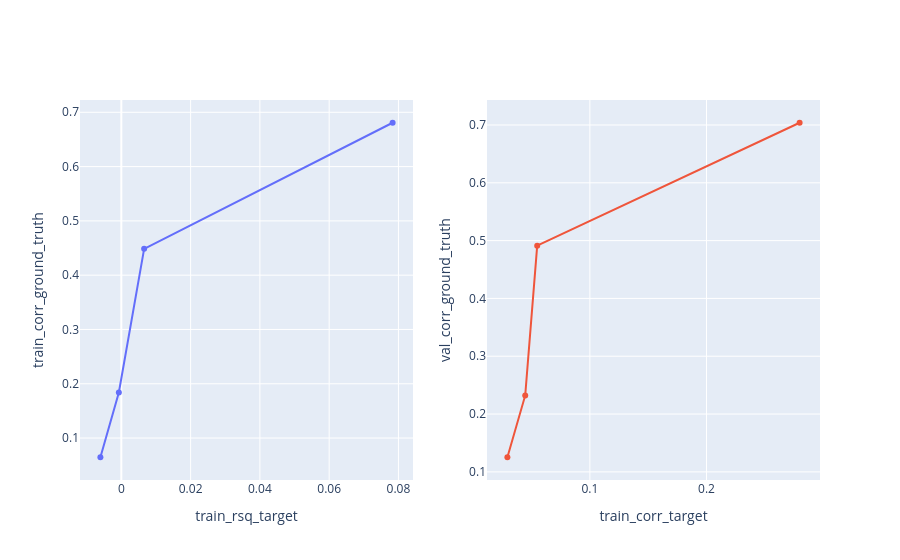

The notebook cell saved with this chart:
### Code cell
analysis.xy_plots([
    (
        rsq_expr(split="train", y="target"),
        corr_expr(split="train", y="ground_truth"),
        True,
    ),
    (
        corr_expr(split="train", y="target"),
        corr_expr(split="val", y="ground_truth"),
        True,
    ),
])

### Figure 1 — Plotly figure (JSON) as saved in the notebook; plotly's stock layout.template omitted (floating-point values rounded to 4 significant figures)
{"data": [{"customdata": [[0.014, 1, "corr_0.014"], [0.029, 12, "corr_0.029"], [0.106, 18, "corr_0.106"], [0.389, 7, "corr_0.389"]], "hovertemplate": "train_rsq_target: %{x}<br>train_corr_ground_truth: %{y}<br>dataset corr: %{customdata[0]}<br>epoch: %{customdata[1]}<extra>%{customdata[2]}</extra>", "mode": "lines+markers", "name": "train_rsq_target vs train_corr_ground_truth", "showlegend": false, "type": "scatter", "x": [-0.006043, -0.0007162, 0.00658, 0.07831], "xaxis": "x", "y": [0.06467, 0.1839, 0.4486, 0.6807], "yaxis": "y"}, {"customdata": [[0.014, 4, "corr_0.014"], [0.029, 5, "corr_0.029"], [0.106, 2, "corr_0.106"], [0.389, 7, "corr_0.389"]], "hovertemplate": "train_corr_target: %{x}<br>val_corr_ground_truth: %{y}<br>dataset corr: %{customdata[0]}<br>epoch: %{customdata[1]}<extra>%{customdata[2]}</extra>", "mode": "lines+markers", "name": "train_corr_target vs val_corr_ground_truth", "showlegend": false, "type": "scatter", "x": [0.0293, 0.04458, 0.05485, 0.2798], "xaxis": "x2", "y": [0.1253, 0.2322, 0.4912, 0.7039], "yaxis": "y2"}], "layout": {"xaxis": {"anchor": "y", "domain": [0, 0.45], "title": {"text": "train_rsq_target"}}, "xaxis2": {"anchor": "y2", "domain": [0.55, 1], "title": {"text": "train_corr_target"}}, "yaxis": {"anchor": "x", "domain": [0, 1], "title": {"text": "train_corr_ground_truth"}}, "yaxis2": {"anchor": "x2", "domain": [0, 1], "title": {"text": "val_corr_ground_truth"}}}}
